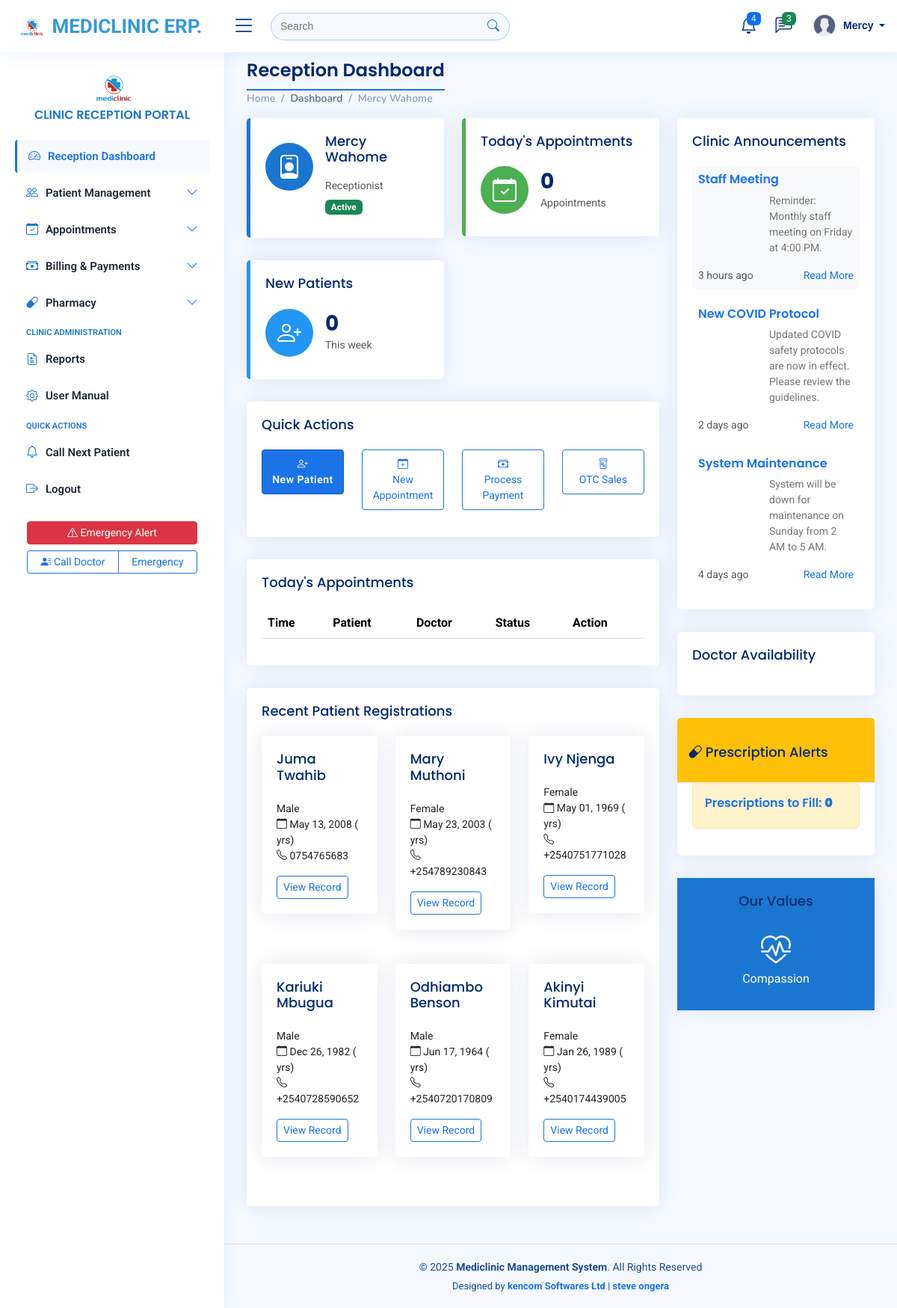
Page /receptionist_dashboard/ (signed in) on the committed database.
### myapplication/models.py (models this page shows, shortened)
class User(AbstractUser):
    USER_TYPE_CHOICES = (
        ('ADMIN', 'Administrator'),
        ('DOCTOR', 'Doctor'),
        ('RECEPTIONIST', 'Receptionist'),
    )
    user_type = models.CharField(max_length=12, choices=USER_TYPE_CHOICES)
    phone_number = models.CharField(max_length=15, blank=True, null=True)
    specialization = models.CharField(max_length=100, blank=True, null=True)  # For doctors
    license_number = models.CharField(max_length=50, blank=True, null=True)  # For doctors
    is_active = models.BooleanField(default=True)

class Patient(models.Model):
    GENDER_CHOICES = (
        ('M', 'Male'),
        ('F', 'Female'),
        ('O', 'Other'),
    )
    first_name = models.CharField(max_length=100)
    last_name = models.CharField(max_length=100)
    date_of_birth = models.DateField()
    gender = models.CharField(max_length=1, choices=GENDER_CHOICES)
    id_number = models.CharField(max_length=20, unique=True)
    phone_number = models.CharField(max_length=15)
    email = models.EmailField(blank=True, null=True)
    address = models.TextField(blank=True, null=True)
    blood_type = models.CharField(max_length=5, blank=True, null=True)
    allergies = models.TextField(blank=True, null=True)
    created_at = models.DateTimeField(auto_now_add=True)
    updated_at = models.DateTimeField(auto_now=True)
    class Meta:
        ordering = ['-created_at']

### myapplication/views.py (the view, shortened to what this page needs)
# urls.py: path('receptionist_dashboard/' , views.receptionist_dashboard , name="receptionist_dashboard"),
@login_required
@user_passes_test(is_receptionist)
def receptionist_dashboard(request):
    today = timezone.now().date()
    one_week_ago = today - timedelta(days=7)
    todays_appointments = Appointment.objects.filter(
        scheduled_time__date=today
    ).order_by('scheduled_time')
    new_patients_this_week = Patient.objects.filter(
        created_at__gte=one_week_ago
    ).count()
    recent_patients = Patient.objects.order_by('-created_at')[:6]
    for patient in recent_patients:
        patient.full_name = f"{patient.first_name} {patient.last_name}"
    available_doctors = Doctor.objects.filter(
        is_active=True,
        doctorschedule__day_of_week=today.weekday(),
        doctorschedule__is_active=True
    ).distinct()
    recent_consultations = Consultation.objects.filter(
        created_at__gte=one_week_ago
    )
    pending_prescriptions = Prescription.objects.filter(
        consultation__in=recent_consultations
    )
    announcements = [
        {
            'title': 'Staff Meeting',
            'content': 'Reminder: Monthly staff meeting on Friday at 4:00 PM.',
            'created_at': datetime.now() - timedelta(hours=3),
            'is_new': True
        },
        {
            'title': 'New COVID Protocol',
            'content': 'Updated COVID safety protocols are now in effect. Please review the guidelines.',
            'created_at': datetime.now() - timedelta(days=2),
            'is_new': False
        },
        {
            'title': 'System Maintenance',
            'content': 'System will be down for maintenance on Sunday from 2 AM to 5 AM.',
            'created_at': datetime.now() - timedelta(days=4),
            'is_new': False
        }
    ]
    context = {
        'todays_appointments': todays_appointments,
        'new_patients_this_week': new_patients_this_week,
        'recent_patients': recent_patients,
        'available_doctors': available_doctors,
        'pending_prescriptions': pending_prescriptions,
        'announcements': announcements,
    }
    return render(request, 'dashboard/receptionist_dashboard.html', context)

### templates/dashboard/receptionist_dashboard.html (shortened to what this page needs)
{% extends "base/base.html" %}
{% load static %}
{% block content %}
<div class="pagetitle">
    <h1>Reception Dashboard</h1>
    <nav>
      <ol class="breadcrumb">
        <li class="breadcrumb-item"><a href="#">Home</a></li>
        <li class="breadcrumb-item active">Dashboard</li>
        <li class="breadcrumb-item">{{ request.user.get_full_name }}</li>
      </ol>
    </nav>
</div>
<section class="section dashboard">
    <div class="row">
      <div class="col-lg-8">
        <div class="row">
          <div class="col-xxl-4 col-md-6">
            <div class="card info-card" style="border-left: 5px solid #1a76d1;">
              <div class="card-body">
                <div class="d-flex align-items-center">
                  <div class="card-icon rounded-circle d-flex align-items-center justify-content-center" style="background-color: #1a76d1;">
                    <i class="bi bi-person-badge text-white"></i>
                  </div>
                  <div class="ps-3">
                    <h5 class="card-title mb-0">{{ request.user.get_full_name }}</h5>
                    <span class="small text-muted">Receptionist</span>
                    <div class="employee-status mt-1">
                      <span class="badge bg-success">
                        Active
                      </span>
                    </div>
                  </div>
                </div>
              </div>
            </div>
          </div>
          <div class="col-xxl-4 col-md-6">
            <div class="card info-card" style="border-left: 5px solid #4CAF50;">
              <div class="card-body">
                <h5 class="card-title">Today's Appointments</h5>
                <div class="d-flex align-items-center">
                  <div class="card-icon rounded-circle d-flex align-items-center justify-content-center" style="background-color: #4CAF50;">
                    <i class="bi bi-calendar-check text-white"></i>
                  </div>
                  <div class="ps-3">
                    <h6>{{ todays_appointments.count }}</h6>
                    <span class="text-muted small">Appointments</span>
                  </div>
                </div>
              </div>
            </div>
          </div>
          <div class="col-xxl-4 col-md-6">
            <div class="card info-card" style="border-left: 5px solid #2196F3;">
              <div class="card-body">
                <h5 class="card-title">New Patients</h5>
                <div class="d-flex align-items-center">
                  <div class="card-icon rounded-circle d-flex align-items-center justify-content-center" style="background-color: #2196F3;">
                    <i class="bi bi-person-plus text-white"></i>
                  </div>
                  <div class="ps-3">
                    <h6>{{ new_patients_this_week }}</h6>
                    <span class="text-muted small">This week</span>
                  </div>
                </div>
              </div>
            </div>
          </div>
          <div class="col-12">
            <div class="card">
              <div class="card-body">
                <h5 class="card-title">Quick Actions</h5>
                <div class="row text-center">
                  <div class="col-md-3 col-6 mb-3">
                    <a href="{% url 'patients-create'%}" class="btn btn-primary btn-sm w-100 py-2">
                      <i class="bi bi-person-plus"></i><br>
                      New Patient
                    </a>
                  </div>
                  <div class="col-md-3 col-6 mb-3">
                    <a href="{% url 'new_consultation'%}" class="btn btn-outline-primary btn-sm w-100 py-2">
                      <i class="bi bi-calendar-plus"></i><br>
                      New Appointment
                    </a>
                  </div>
                  <div class="col-md-3 col-6 mb-3">
                    <a href="{% url 'create_sale_from_consultation'%}" class="btn btn-outline-primary btn-sm w-100 py-2">
                      <i class="bi bi-cash-stack"></i><br>
                      Process Payment
                    </a>
                  </div>
                  <div class="col-md-3 col-6 mb-3">
                    <a href="{% url 'otc_sale_list'%}" class="btn btn-outline-primary btn-sm w-100 py-2">
                      <i class="bi bi-prescription"></i><br>
                      OTC Sales
                    </a>
                  </div>
                </div>
              </div>
            </div>
          </div>
          <div class="col-12">
            <div class="card">
              <div class="card-body">
                <h5 class="card-title">Today's Appointments</h5>
                <div class="table-responsive">
                  <table class="table table-hover">
                    <thead>
                      <tr>
                        <th>Time</th>
                        <th>Patient</th>
                        <th>Doctor</th>
                        <th>Status</th>
                        <th>Action</th>
                      </tr>
                    </thead>
                  </table>
                </div>
              </div>
            </div>
          </div>
          <div class="col-12">
            <div class="card">
              <div class="card-body">
                <h5 class="card-title">Recent Patient Registrations</h5>
                <div class="row">
                  {% for patient in recent_patients %}
                  <div class="col-md-4 mb-3">
                    <div class="card border-primary">
                      <div class="card-body">
                        <h6 class="card-title">{{ patient.full_name }}</h6>
                        <p class="card-text small">
                          <i class="bi bi-gender-{{ patient.gender|lower }}"></i> {{ patient.get_gender_display }}<br>
                          <i class="bi bi-calendar"></i> {{ patient.date_of_birth|date:"M d, Y" }} ({{ patient.age }} yrs)<br>
                          <i class="bi bi-telephone"></i> {{ patient.phone_number }}
                        </p>
                        <a href="#" class="btn btn-sm btn-outline-primary">View Record</a>
                      </div>
                    </div>
                  </div>
                  {% endfor %}
                </div>
              </div>
            </div>
          </div>
        </div>
      </div>
      <div class="col-lg-4">
        <div class="card">
          <div class="card-body">
            <h5 class="card-title">Clinic Announcements</h5>
            <div class="news">
              {% for announcement in announcements %}
              <div class="post-item {% if announcement.is_new %}bg-light{% endif %} p-2 mb-2 rounded">
                <h6>{{ announcement.title }}</h6>
                <p class="small">{{ announcement.content|truncatechars:100 }}</p>
                <div class="d-flex justify-content-between">
                  <span class="small text-muted">{{ announcement.created_at|timesince }} ago</span>
                  <a href="#" class="small">Read More</a>
                </div>
              </div>
              {% endfor %}
            </div>
          </div>
        </div>
        <div class="card">
          <div class="card-body">
            <h5 class="card-title">Doctor Availability</h5>
          </div>
        </div>
        <div class="card border-warning">
          <div class="card-header bg-warning text-white">
            <h5 class="card-title mb-0"><i class="bi bi-capsule"></i> Prescription Alerts</h5>
          </div>
          <div class="card-body">
            <div class="alert alert-warning">
              <h6>Prescriptions to Fill: <strong>{{ pending_prescriptions.count }}</strong></h6>
            </div>
          </div>
        </div>
        <div class="card">
          <div class="card-body text-center" style="background-color: #1a76d1; color: white;">
            <h5 class="card-title">Our Values</h5>
            <div class="values-carousel">
              <div class="value-item">
                <i class="bi bi-heart-pulse display-6"></i>
                <p class="mb-0">Compassion</p>
              </div>
            </div>
          </div>
        </div>
      </div>
    </div>
</section>
{% endblock %}

### templates/base/navbar.html (shortened to what this page needs)
{% load static %}
<header id="header" class="header fixed-top d-flex align-items-center">
    <div class="d-flex align-items-center justify-content-between">
      {% if request.user.is_staff %}
        <a href="#" class="logo d-flex align-items-center">
        {% else %}
        <a href="#" class="logo d-flex align-items-center">
      {% endif %}
        <img src="{% static 'assets/img/mediclinic-logo.png'%}" alt="">
           <span class="d-none d-lg-block" style="font-family: 'Roboto', sans-serif; font-weight: 700; color: #3498db;">MEDICLINIC ERP.</span>
      </a>
      <i class="bi bi-list toggle-sidebar-btn"></i>
    </div>
    <div class="search-bar">
      <form class="search-form d-flex align-items-center"  action="/">
        <input type="text" name="query" placeholder="Search" title="Enter search keyword">
        <button type="submit" title="Search"><i class="bi bi-search"></i></button>
      </form>
    </div>
    <nav class="header-nav ms-auto">
      <ul class="d-flex align-items-center">
        <li class="nav-item dropdown">
          <a class="nav-link nav-icon" href="#" data-bs-toggle="dropdown">
            <i class="bi bi-bell"></i>
            <span class="badge bg-primary badge-number">4</span>
          </a>
            </li>
          </ul>
        <li class="nav-item dropdown">
          <a class="nav-link nav-icon" href="#" data-bs-toggle="dropdown">
            <i class="bi bi-chat-left-text"></i>
            <span class="badge bg-success badge-number">3</span>
          </a>
        </li>
        <li class="nav-item dropdown pe-3">
          <a class="nav-link nav-profile d-flex align-items-center pe-0" href="#" data-bs-toggle="dropdown">
            <img src="{% static 'assets/img/profile.png'%}" alt="Profile" class="rounded-circle">
            <span class="d-none d-md-block dropdown-toggle ps-2">
              {% if user.is_authenticated %}
                  {{ user.first_name }}
              {% else %}
                  Admin
              {% endif %}
            </span>
          </a>
        </li>
    </nav>
  </header>

### rows in the picture
User: first_name "Mercy", user.get_full_name "Mercy Wahome"
Patient: full_name "Juma Twahib", gender "Male", date_of_birth "May 13, 2008", phone_number "0754765683"
Patient: full_name "Mary Muthoni", gender "Female", date_of_birth "May 23, 2003", phone_number "+254789230843"
Patient: full_name "Ivy Njenga", gender "Female", date_of_birth "May 01, 1969", phone_number "+2540751771028"
Patient: full_name "Kariuki Mbugua", gender "Male", date_of_birth "Dec 26, 1982", phone_number "+2540728590652"
Patient: full_name "Odhiambo Benson", gender "Male", date_of_birth "Jun 17, 1964", phone_number "+2540720170809"
Patient: full_name "Akinyi Kimutai", gender "Female", date_of_birth "Jan 26, 1989", phone_number "+2540174439005"

### other values in the picture
{{ todays_appointments.count }} "0"
{{ new_patients_this_week }} "0"
{{ announcement.title }} "Staff Meeting" "New COVID Protocol" "System Maintenance"
{{ announcement.content|truncatechars:100 }} "Reminder: Monthly staff meeting on Friday at 4:00 PM." "Updated COVID safety protocols are now in effect. Please review the guidelines." "System will be down for maintenance on Sunday from 2 AM to 5 AM."
{{ announcement.created_at|timesince }} "3 hours" "2 days" "4 days"
{{ pending_prescriptions.count }} "0"
